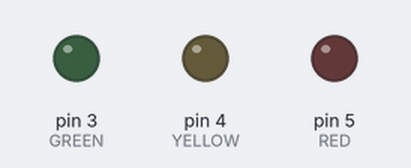
A sketch run on a simulated Arduino Uno, built with avr-gcc and run on an emulated ATmega328P. Shown: output pins drawn as LEDs (lit = HIGH).

Above: at 0.5 s.
At 7.0 s:
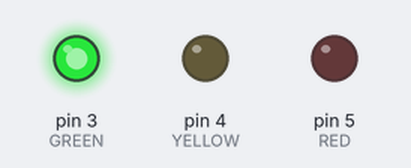
At 9.8 s:
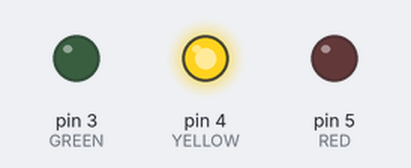
At 12.7 s:
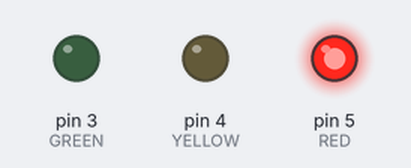
Timing chart, 0 to 19.8 s (numbered marks = the images above):
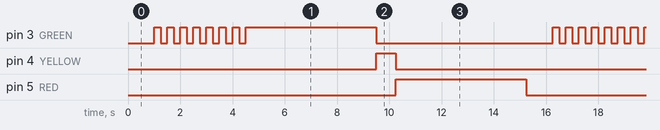

Measured:
- by itself, pin 3 (GREEN): repeats every 15.3 s: 6 × (LOW 0.25 s, HIGH 0.25 s), LOW 0.25 s, HIGH 5.0 s, LOW 6.8 s, HIGH 0.25 s
- by itself, pin 4 (YELLOW): alternates HIGH for 0.75 s and LOW for 14.5 s
- by itself, pin 5 (RED): alternates HIGH for 5.0 s and LOW for 10.3 s

The sketch:

traffic-light_step_07_advanced_green.ino
```cpp
// variables
int GREEN = 3;
int YELLOW = 4;
int RED = 5;
int DELAY_GREEN_01 = 250;
int DELAY_GREEN = 5000;
int DELAY_YELLOW = 750;
int DELAY_RED = 5000;
int DELAY_CLEAR_INTERSECTION = 1000;

// basic functions
void setup()
{
  // setup LED modes
  // we're specifying that we're going to send information to this LED
  pinMode(GREEN, OUTPUT);
  pinMode(YELLOW, OUTPUT);
  pinMode(RED, OUTPUT);
}

void loop()
{
  // High turns things on
  // Low turns things off

  // need to turn off yellow and red before the pause to clear intersection and advanced green
  digitalWrite(GREEN, LOW);
  digitalWrite(YELLOW, LOW);
  digitalWrite(RED, LOW);
  delay(DELAY_CLEAR_INTERSECTION); // this is the wait between shift from red to green - intersection to clear

 // advanced green for left turn - repeat code block as needed
  digitalWrite(GREEN, HIGH);   // sets the LED on
  delay(DELAY_GREEN_01);       // waits for a second
  digitalWrite(GREEN, LOW);    // sets the LED off
  delay(DELAY_GREEN_01);
  digitalWrite(GREEN, HIGH);
  delay(DELAY_GREEN_01);
  digitalWrite(GREEN, LOW);
  delay(DELAY_GREEN_01);
  digitalWrite(GREEN, HIGH);
  delay(DELAY_GREEN_01);
  digitalWrite(GREEN, LOW);
  delay(DELAY_GREEN_01);
  digitalWrite(GREEN, HIGH);
  delay(DELAY_GREEN_01);
  digitalWrite(GREEN, LOW);
  delay(DELAY_GREEN_01);
  digitalWrite(GREEN, HIGH);
  delay(DELAY_GREEN_01);
  digitalWrite(GREEN, LOW);
  delay(DELAY_GREEN_01);
  digitalWrite(GREEN, HIGH);
  delay(DELAY_GREEN_01);
  digitalWrite(GREEN, LOW);
  delay(DELAY_GREEN_01);
  digitalWrite(GREEN, HIGH);
  delay(DELAY_GREEN_01);
  digitalWrite(GREEN, LOW);
  delay(DELAY_GREEN_01);

// normal traffic light function from here on

  digitalWrite(GREEN, HIGH);
 // how long we want the green led on
  delay(DELAY_GREEN);

  digitalWrite(GREEN, LOW);
  digitalWrite(YELLOW, HIGH);
  digitalWrite(RED, LOW);
  // how long we want the yellow led on
  delay(DELAY_YELLOW);

  digitalWrite(GREEN, LOW);
  digitalWrite(YELLOW, LOW);
  digitalWrite(RED, HIGH);
  // how long we want the red led on
  delay(DELAY_RED);
}
```
